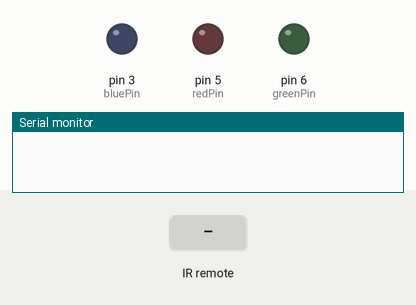
Simulated run of this sketch. Board: Arduino Uno, built with avr-gcc and run on an emulated ATmega328P. Shown: output pins drawn as LEDs (lit = HIGH), the last lines printed to the serial monitor. The inputs (shaded band) are chosen by the test bench.

Above: at 1.2 s.
1.3 s: infrared code 0xFF22DD received
At 1.6 s:
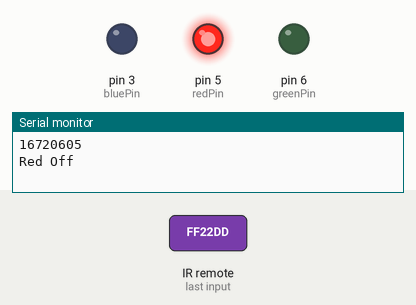
2.8 s: infrared code 0xFF02FD received
At 3.7 s:
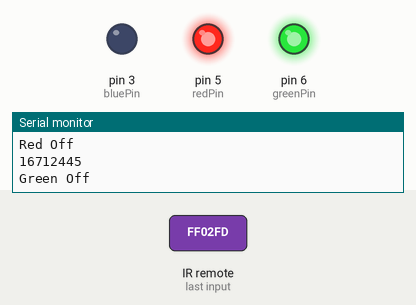
4.3 s: infrared code 0xFFA25D received
At 4.8 s:
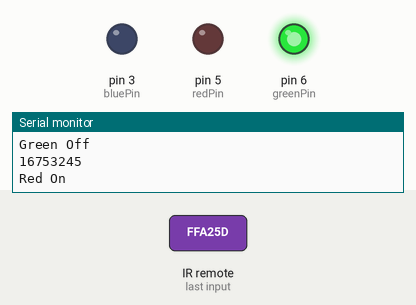
5.8 s: infrared code 0xFFC23D received
At 7.0 s:
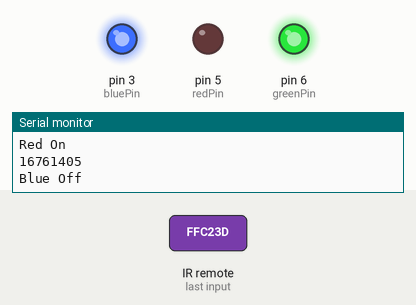
7.3 s: infrared code 0xFF629D received
At 8.4 s:
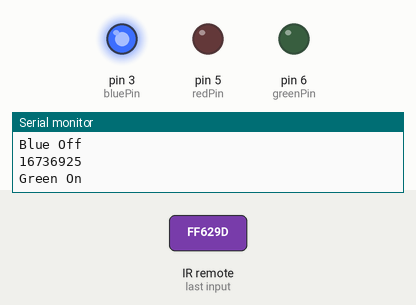
8.8 s: infrared code 0xFF38C7 received
At 9.5 s:
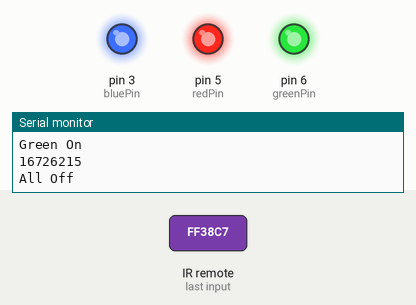
Timing chart, 0 to 11.3 s (numbered marks = the images above; inputs shaded):
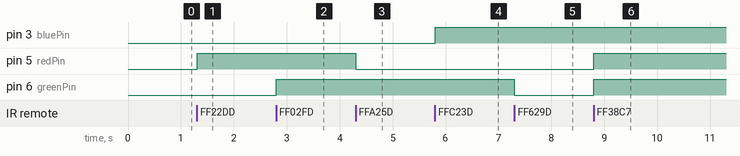

Measured:
- after the input at 1.3 s, pin 5 (redPin): LOW → HIGH at once
- after the input at 2.8 s, pin 6 (greenPin): LOW → HIGH at once
- after the input at 4.3 s, pin 5 (redPin): HIGH → LOW at once
- after the input at 5.8 s, pin 3 (bluePin): LOW → HIGH at once
- after the input at 7.3 s, pin 6 (greenPin): HIGH → LOW at once
- after the input at 8.8 s, pin 5 (redPin), pin 6 (greenPin): LOW → HIGH at once

The sketch:

IR_Remote_LED.ino
```cpp
/*
 * Modified by Rui Santos, http://randomnerdtutorialscom
 * based on IRremote Library - Ken Shirriff
*/

#include <IRremote.h>

int IR_Recv = 11;   //IR Receiver Pin 3
int redPin = 5;
int greenPin = 6;
int bluePin = 3;

IRrecv irrecv(IR_Recv);
decode_results results;

void setup(){
  Serial.begin(9600);  //starts serial communication
  irrecv.enableIRIn(); // Starts the receiver
  pinMode(redPin, OUTPUT);      // sets the digital pin as output
  pinMode(greenPin, OUTPUT);      // sets the digital pin as output
  pinMode(bluePin, OUTPUT);      // sets the digital pin as output

}

void loop(){
  //decodes the infrared input
  if (irrecv.decode(&results)){
    long int decCode = results.value;
    Serial.println(results.value);
    //switch case to use the selected remote control button
    switch (results.value){
      case 16753245: //when you press the 1 button
        digitalWrite(redPin, LOW);
        Serial.println("Red On");
        break;
      case 16720605: //when you press the 4 button
        digitalWrite(redPin, HIGH);
        Serial.println("Red Off");
        break;
       case 16736925: //when you press the 2 button
        digitalWrite(greenPin, LOW);
        Serial.println("Green On");
        break;
       case 16712445: //when you press the 5 button
        digitalWrite(greenPin, HIGH);
        Serial.println("Green Off");
        break;
       case 16769565: //when you press the 3 button
        digitalWrite(bluePin, LOW);
        Serial.println("Blue On");
        break;
       case 16761405: //when you press the 6 button
        digitalWrite(bluePin, HIGH);
        Serial.println("Blue Off");
        break;
       case 16726215: //when you press the 6 button
        digitalWrite(redPin, HIGH);
        digitalWrite(greenPin, HIGH);
        digitalWrite(bluePin, HIGH);
        Serial.println("All Off");
        break;
    }
    irrecv.resume(); // Receives the next value from the button you press
  }
  delay(10);
}
```
